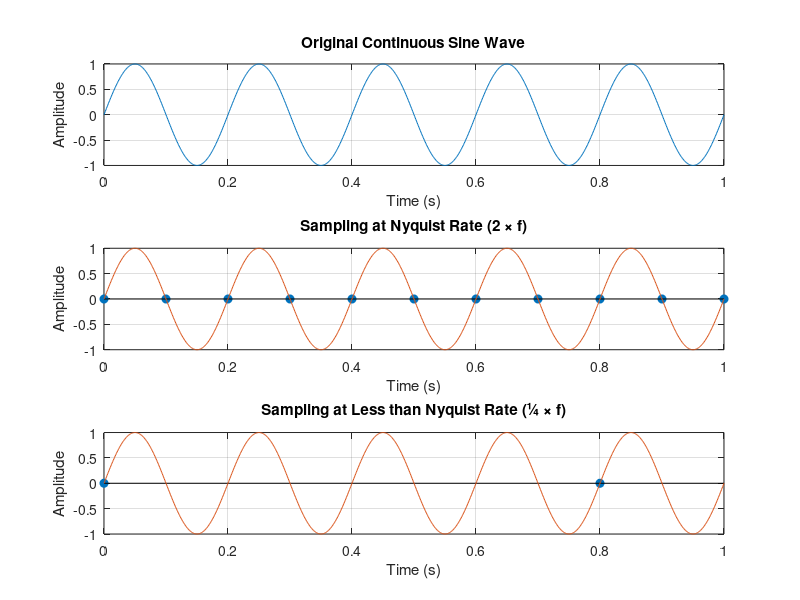

The MATLAB script that drew this image:
clc;
clear;
close all;

% Define original signal frequency
f_signal = 5; % Hz

% Time vector for continuous signal (high resolution)
t_cont = 0:0.001:1;
y_cont = sin(2 * pi * f_signal * t_cont);  % Original continuous sine wave

% --- Case 1: Sampling at Nyquist Rate (2 * f_signal) ---
fs_nyquist = 2 * f_signal;  % Nyquist sampling frequency
t_nyq = 0:1/fs_nyquist:1;
y_nyq = sin(2 * pi * f_signal * t_nyq);

% --- Case 2: Sampling at less than Nyquist Rate (1/4 * f_signal) ---
fs_low = f_signal / 4;  % Too low sampling frequency
t_low = 0:1/fs_low:1;
y_low = sin(2 * pi * f_signal * t_low);


% Original Signal
subplot(3,1,1);
plot(t_cont, y_cont);
title('Original Continuous Sine Wave');
xlabel('Time (s)');
ylabel('Amplitude');
grid on;

% Nyquist Sampling
subplot(3,1,2);
stem(t_nyq, y_nyq,'filled');
hold on;
plot(t_cont, y_cont);
title('Sampling at Nyquist Rate (2 × f)');
xlabel('Time (s)');
ylabel('Amplitude');
grid on;

% Below Nyquist Sampling
subplot(3,1,3);
stem(t_low, y_low,'filled');
hold on;
plot(t_cont, y_cont);
title('Sampling at Less than Nyquist Rate (¼ × f)');
xlabel('Time (s)');
ylabel('Amplitude');
grid on;
